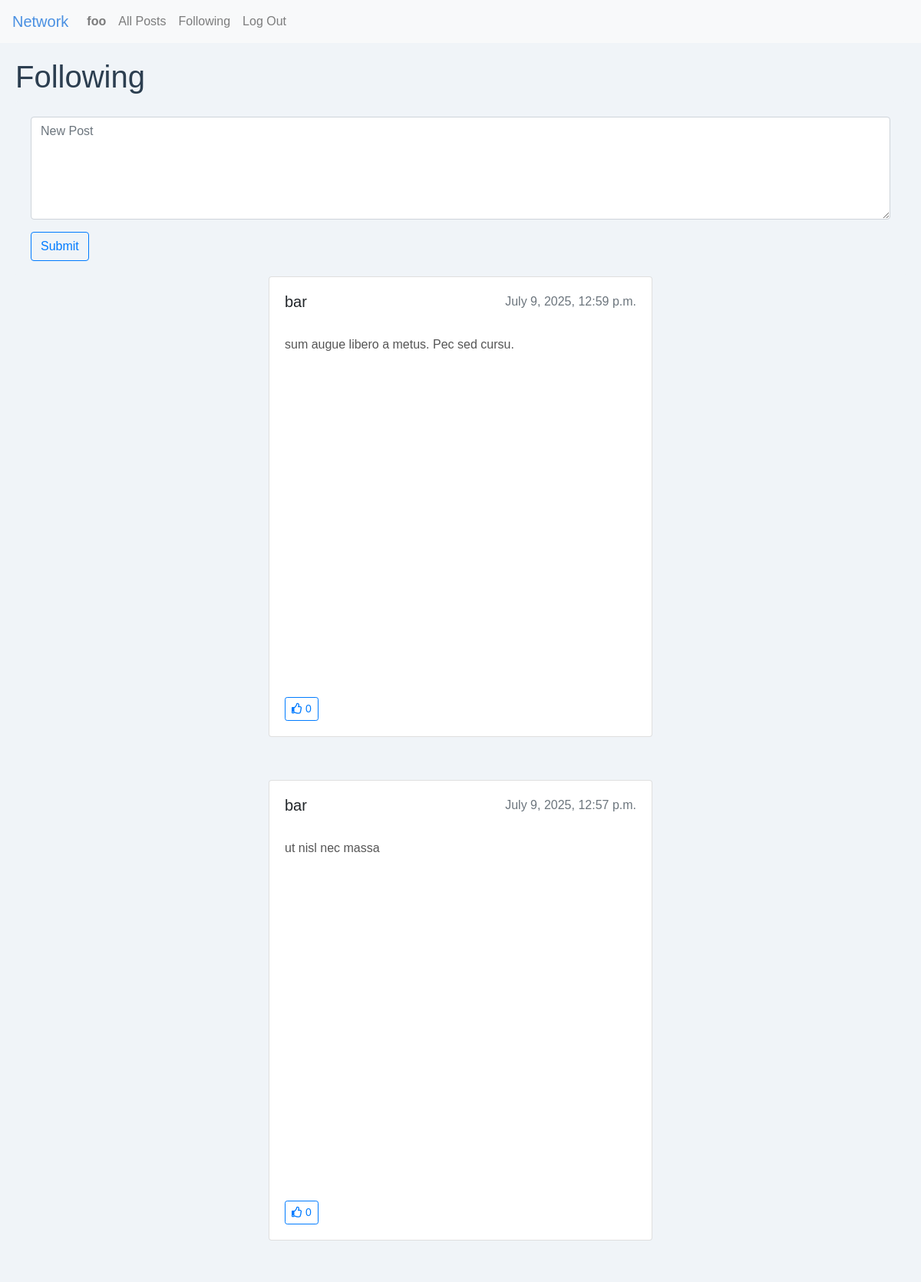
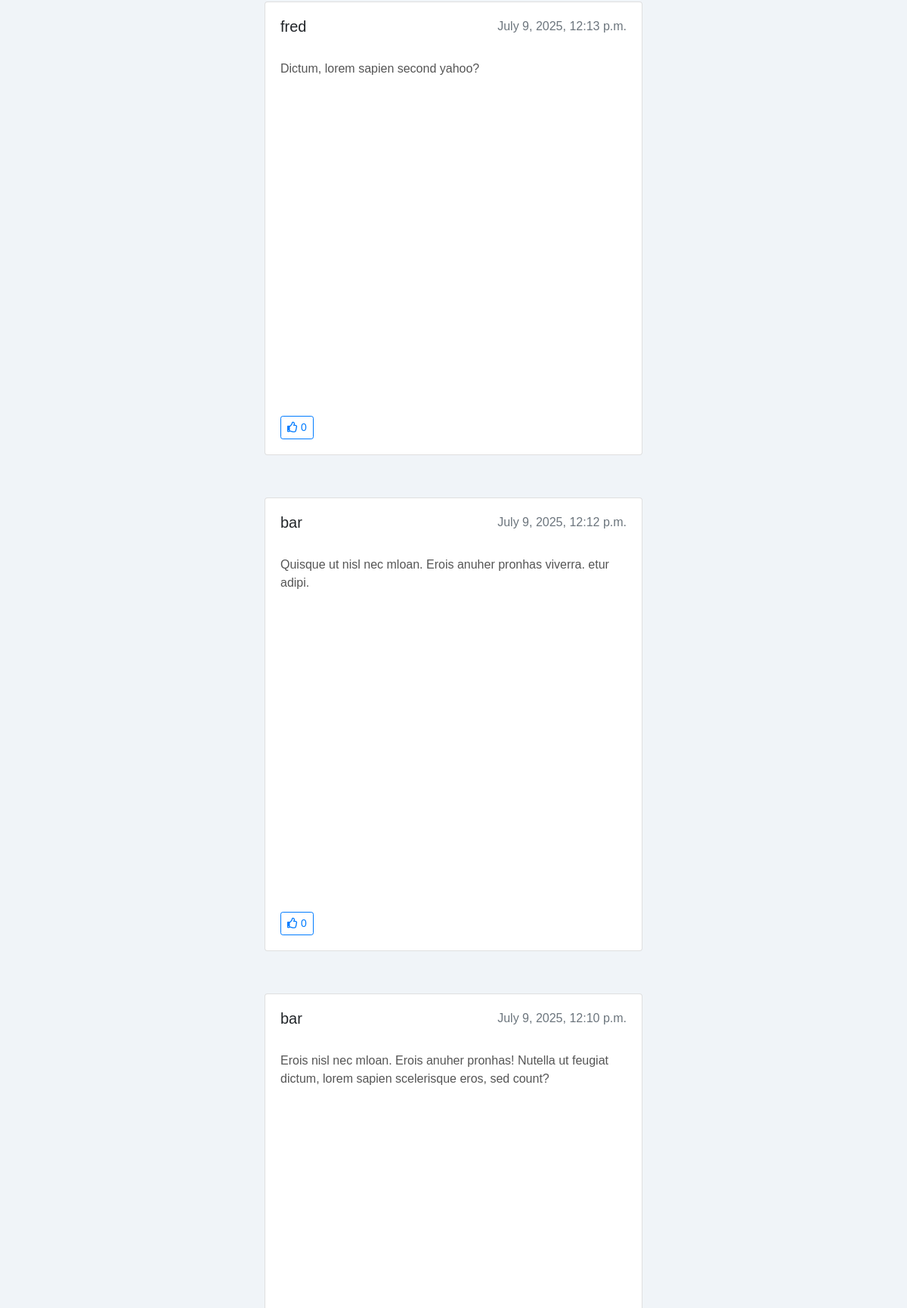
The page /following (signed in, upper part) on the database its author committed (2 pictures, top to bottom).
### network/models.py (models this page shows, shortened)
class User(AbstractUser):
    pass

class Post(models.Model):
    author = models.ForeignKey(User, on_delete=models.CASCADE, related_name="author")
    content = models.CharField(max_length=256)
    date = models.DateTimeField(auto_now_add=True)
    def get_date(self):
        return self.date.strftime("%b %d, %Y")
    get_date.short_description = "Date Posted"

### network/views.py (the view)
# urls.py: path("following", views.following, name="following"),
@login_required
def following(request):
    try:
        following_user = Follow.objects.filter(user=request.user).values_list('following', flat=True)
        posts = Post.objects.filter(author__in=following_user).order_by('-date')
        page_number = request.GET.get("page", 1)
        paginator = Paginator(posts, 10)
        page_obj = paginator.get_page(page_number)
        return render(request, "network/following.html", {
            "page_obj": page_obj
        })
    except:
        return HttpResponseRedirect(reverse("index"))

### network/templates/network/following.html (shortened to what this page needs)
{% extends "network/layout.html" %}
{% load static %}
{% block body %}
    <h1>Following</h1>
    {% if user.is_authenticated %}
        <div class="card blank">
            <div class="card-body">
                <form action="{% url 'new' %}" method="post">
                    <div class="form-group">
                        <textarea name="content" class="form-control" rows="5" placeholder="New Post" required></textarea>
                    </div>
                    <input type="submit" class="btn btn-outline-primary" />
                </form>
            </div>
        </div>
    {% endif %}
    <div class="container" id="post_container">
        {% for post in page_obj %}
        <div class="card post">
            <div class="card-body d-flex flex-column">
                <div class="d-flex justify-content-between">
                    <a href="{% url 'user' post.author.username %}" class="text-body text-decoration-none">
                        <h5>{{ post.author }}</h5>
                    </a>
                    <p class="text-muted mb-0">{{ post.date }}</p>
                </div>
                <br/>
                <div>
                    <p>{{ post.content }}</p>
                </div>
                <div class="mt-auto">
                    <button class="btn btn-outline-primary btn-sm">
                        <i class="far fa-thumbs-up"></i> 0
                    </button>
                </div>
            </div>
        </div>
        <br/>
        {% empty %}
            <p class="text-muted">No posts to display.</p>
        {% endfor %}
    </div>
{% endblock %}

### network/templates/network/layout.html (shortened to what this page needs)
{% load static %}
<!DOCTYPE html>
<html lang="en">
    <head>
        <link rel="stylesheet" href="https://stackpath.bootstrapcdn.com/bootstrap/4.4.1/css/bootstrap.min.css">
        <link href="https://cdnjs.cloudflare.com/ajax/libs/font-awesome/5.15.4/css/all.min.css" rel="stylesheet">
        <link href="{% static 'network/styles.css' %}" rel="stylesheet">
    </head>
    <body>
        <nav class="navbar navbar-expand-lg navbar-light bg-light">
            <a class="navbar-brand" href="{% url 'index' %}"><spin class="blue">Network</spin></a>
            <div>
              <ul class="navbar-nav mr-auto">
                {% if user.is_authenticated %}
                    <li class="nav-item">
                        <a class="nav-link" href="{% url 'user' user.username %}"><strong>{{ user.username }}</strong></a>
                    </li>
                {% endif %}
                <li class="nav-item">
                  <a class="nav-link" href="{% url 'index' %}">All Posts</a>
                </li>
                {% if user.is_authenticated %}
                    <li class="nav-item">
                        <a class="nav-link" href="{% url 'following' %}">Following</a>
                    </li>
                    <li class="nav-item">
                        <a class="nav-link" href="{% url 'logout' %}">Log Out</a>
                    </li>
                {% endif %}
              </ul>
            </div>
          </nav>
        <div class="body">
            {% block body %}
            {% endblock %}
        </div>
    </body>
</html>

### network/static/network/styles.css (style rules this page uses)
body { font-family: Arial, sans-serif; background-color: #f0f4f8; }
.body { margin: 20px; color: #333; }
h1 { color: #2c3e50; }
p { color: #555; }
.blue { color: #4a90e2; }
.blank { background-color: #f0f4f8; border: none; }
.container { display: flex; flex-direction: column; justify-content: center; align-items: center; gap: 16px; }
.post { width: 500px; min-height: 600px; }
.card-body { display: flex; flex-direction: column; height: 100%; overflow: visible; }
.card-body p { word-wrap: break-word; white-space: normal; }
.card { position: relative; }

### rows shown on the page
User: username "foo"
Post: author "bar", date "July 9, 2025, 12:59 p.m.", content "sum augue libero a metus. Pec sed cursu."
Post: author "bar", date "July 9, 2025, 12:57 p.m.", content "ut nisl nec massa"
Post: author "fred", date "July 9, 2025, 12:13 p.m.", content "Dictum, lorem sapien second yahoo?"
Post: author "bar", date "July 9, 2025, 12:12 p.m.", content "Quisque ut nisl nec mloan. Erois anuher pronhas viverra. etur adipi."
Post: author "bar", date "July 9, 2025, 12:10 p.m.", content "Erois nisl nec mloan. Erois anuher pronhas! Nutella ut feugiat dictum, lorem sapien scelerisque eros, sed count?"
